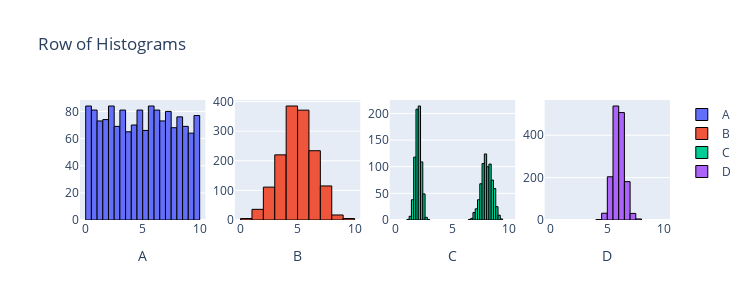

Notebook code for this chart:
### Markdown cell above
question4: Run the code below and look at the resulting figure of distrubutions and then answer the following questions
Which datasets have similar means and similar variances
Which datasets have similar means but quite different variances
Which datasets have similar variances but quite different means
Which datasets have quite different means and quite different variances

### Code cell
from scipy import stats
import plotly.graph_objects as go
from plotly.subplots import make_subplots
import numpy as np

n = 1500
data1 = stats.uniform.rvs(0, 10, size=n)
data2 = stats.norm.rvs(5, 1.5, size=n)
data3 = np.r_[stats.norm.rvs(2, 0.25, size=int(n/2)), stats.norm.rvs(8, 0.5, size=int(n/2))]
data4 = stats.norm.rvs(6, 0.5, size=n)

fig = make_subplots(rows=1, cols=4)

fig.add_trace(go.Histogram(x=data1, name='A', nbinsx=30, marker=dict(line=dict(color='black', width=1))), row=1, col=1)
fig.add_trace(go.Histogram(x=data2, name='B', nbinsx=15, marker=dict(line=dict(color='black', width=1))), row=1, col=2)
fig.add_trace(go.Histogram(x=data3, name='C', nbinsx=45, marker=dict(line=dict(color='black', width=1))), row=1, col=3)
fig.add_trace(go.Histogram(x=data4, name='D', nbinsx=15, marker=dict(line=dict(color='black', width=1))), row=1, col=4)

fig.update_layout(height=300, width=750, title_text="Row of Histograms")
fig.update_xaxes(title_text="A", row=1, col=1)
fig.update_xaxes(title_text="B", row=1, col=2)
fig.update_xaxes(title_text="C", row=1, col=3)
fig.update_xaxes(title_text="D", row=1, col=4)
fig.update_xaxes(range=[-0.5, 10.5])

for trace in fig.data:
    trace.xbins = dict(start=0, end=10)
    
# This code was produced by just making requests to Microsoft Copilot
# https://github.com/pointOfive/stat130chat130/blob/main/CHATLOG/wk3/COP/SLS/0001_concise_makeAplotV1.md

fig.show() # USE `fig.show(renderer="png")` FOR ALL GitHub and MarkUs SUBMISSIONS

### Figure 1 — Plotly figure (JSON) as saved in the notebook; plotly's stock layout.template omitted (floating-point values rounded to 4 significant figures; data arrays with more than 128 entries replaced by an {"elided": "..."} marker saying what was removed)
{"data": [{"marker": {"line": {"color": "black", "width": 1}}, "name": "A", "nbinsx": 30, "type": "histogram", "x": {"elided": "1500 float values"}, "xaxis": "x", "xbins": {"end": 10, "start": 0}, "yaxis": "y"}, {"marker": {"line": {"color": "black", "width": 1}}, "name": "B", "nbinsx": 15, "type": "histogram", "x": {"elided": "1500 float values"}, "xaxis": "x2", "xbins": {"end": 10, "start": 0}, "yaxis": "y2"}, {"marker": {"line": {"color": "black", "width": 1}}, "name": "C", "nbinsx": 45, "type": "histogram", "x": {"elided": "1500 float values"}, "xaxis": "x3", "xbins": {"end": 10, "start": 0}, "yaxis": "y3"}, {"marker": {"line": {"color": "black", "width": 1}}, "name": "D", "nbinsx": 15, "type": "histogram", "x": {"elided": "1500 float values"}, "xaxis": "x4", "xbins": {"end": 10, "start": 0}, "yaxis": "y4"}], "layout": {"height": 300, "title": {"text": "Row of Histograms"}, "width": 750, "xaxis": {"anchor": "y", "domain": [0, 0.2125], "range": [-0.5, 10.5], "title": {"text": "A"}}, "xaxis2": {"anchor": "y2", "domain": [0.2625, 0.475], "range": [-0.5, 10.5], "title": {"text": "B"}}, "xaxis3": {"anchor": "y3", "domain": [0.525, 0.7375], "range": [-0.5, 10.5], "title": {"text": "C"}}, "xaxis4": {"anchor": "y4", "domain": [0.7875, 1], "range": [-0.5, 10.5], "title": {"text": "D"}}, "yaxis": {"anchor": "x", "domain": [0, 1]}, "yaxis2": {"anchor": "x2", "domain": [0, 1]}, "yaxis3": {"anchor": "x3", "domain": [0, 1]}, "yaxis4": {"anchor": "x4", "domain": [0, 1]}}}
